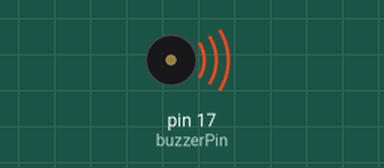
The sketch below on a simulated Arduino Uno, built with avr-gcc and run on an emulated ATmega328P. Parts: buzzer (waves = sounding).

Above: at 0.2 s.
At 4.37 s:
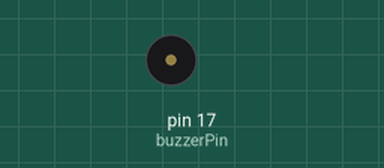
Timing chart, 0 to 5.1 s (numbered marks = the images above):
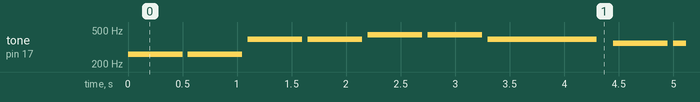

The sketch:

02-notebuzzer.ino
```cpp
const int buzzerPin = 17;

void setup() {
  pinMode(buzzerPin, OUTPUT);
}

void loop() {
  int quarterNote = 500;

  // Play "Twinkle, Twinkle, Little Star"
  playNote(261, quarterNote);  // C
  playNote(261, quarterNote);  // C
  playNote(392, quarterNote);  // G
  playNote(392, quarterNote);  // G
  playNote(440, quarterNote);  // A
  playNote(440, quarterNote);  // A
  playNote(392, 2 * quarterNote);  // G (half note)
  delay(100);
  playNote(349, quarterNote);  // F
  playNote(349, quarterNote);  // F
  playNote(329, quarterNote);  // E
  playNote(329, quarterNote);  // E
  playNote(294, quarterNote);  // D
  playNote(294, quarterNote);  // D
  playNote(261, 2 * quarterNote);  // C (half note)
  delay(100);
}

void playNote(int frequency, int duration) {
  analogWrite(buzzerPin, 128);
  tone(buzzerPin, frequency, duration);
  delay(duration);
  analogWrite(buzzerPin, 0);
  noTone(buzzerPin);
  delay(50);
}
```

Measured:
- by itself, tone on pin 17 (buzzerPin): plays 261 Hz for 0.50 s, 261 Hz for 0.50 s, 392 Hz for 0.50 s, 392 Hz for 0.50 s, 440 Hz for 0.50 s, 440 Hz for 0.50 s … (205 notes in this stretch)
